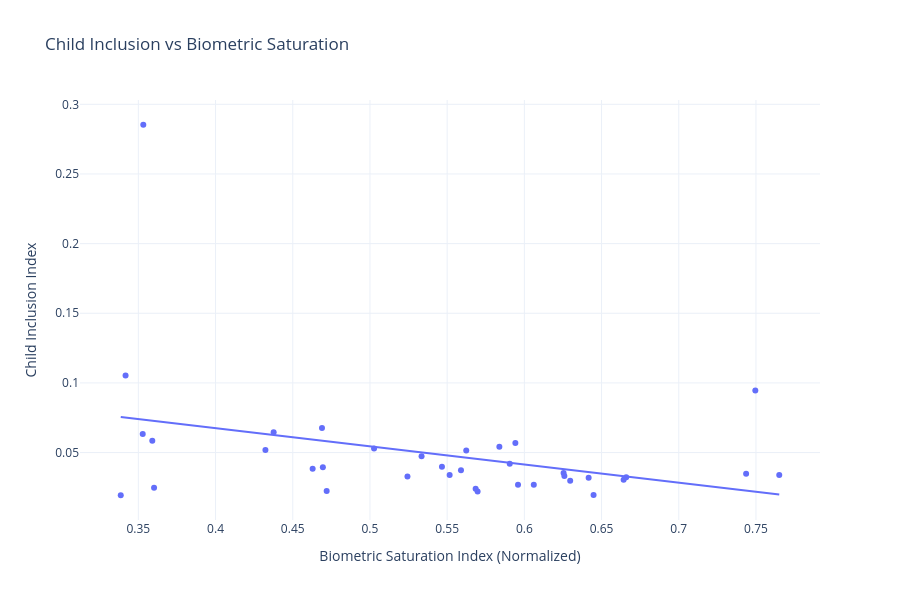

This figure's notebook cell:
### Code cell
fig = px.scatter(
    df,
    x='BSI_norm',
    y='CII',
    trendline='ols',
    hover_name='state',
    labels={
        'BSI_norm': 'Biometric Saturation Index (Normalized)',
        'CII': 'Child Inclusion Index'
    },
    title='Child Inclusion vs Biometric Saturation'
)

fig.update_layout(
    template='plotly_white',
    height=600
)

fig.show()

### Figure 1 — Plotly figure (JSON) as saved in the notebook; plotly's stock layout.template omitted (floating-point values rounded to 4 significant figures)
{"data": [{"hovertemplate": "<b>%{hovertext}</b><br><br>Biometric Saturation Index (Normalized)=%{x}<br>Child Inclusion Index=%{y}<extra></extra>", "hovertext": ["andaman nicobar islands", "andhra pradesh", "arunachal pradesh", "assam", "bihar", "chandigarh", "chhattisgarh", "dadra and nagar haveli and daman and diu", "delhi", "goa", "gujarat", "haryana", "himachal pradesh", "jammu kashmir", "jharkhand", "karnataka", "kerala", "ladakh", "lakshadweep", "madhya pradesh", "maharashtra", "manipur", "meghalaya", "mizoram", "nagaland", "odisha", "pondicherry", "punjab", "rajasthan", "sikkim", "tamil nadu", "telangana", "tripura", "uttar pradesh", "uttarakhand", "west bengal"], "legendgroup": "", "marker": {"color": "#636efa", "symbol": "circle"}, "mode": "markers", "name": "", "orientation": "v", "showlegend": false, "type": "scatter", "x": [0.6448, 0.472, 0.5466, 0.3417, 0.4376, 0.3386, 0.5685, 0.7436, 0.4629, 0.5697, 0.5838, 0.5589, 0.666, 0.5905, 0.5334, 0.5624, 0.6416, 0.4689, 0.7651, 0.5942, 0.6061, 0.3602, 0.3532, 0.5516, 0.7496, 0.6254, 0.6643, 0.6297, 0.5027, 0.4323, 0.6259, 0.4695, 0.5959, 0.359, 0.5243, 0.3528], "xaxis": "x", "y": [0.01948, 0.02235, 0.03983, 0.1054, 0.06458, 0.01935, 0.02397, 0.03473, 0.03831, 0.022, 0.05417, 0.03729, 0.0323, 0.04198, 0.04734, 0.05141, 0.03193, 0.0676, 0.03381, 0.05687, 0.0269, 0.02476, 0.2853, 0.03389, 0.0946, 0.03525, 0.03052, 0.02983, 0.05296, 0.0518, 0.03313, 0.03949, 0.02684, 0.05852, 0.03284, 0.06334], "yaxis": "y"}, {"hovertemplate": "<b>OLS trendline</b><br>CII = -0.130622 * BSI_norm + 0.119748<br>R<sup>2</sup>=0.117948<br><br>Biometric Saturation Index (Normalized)=%{x}<br>Child Inclusion Index=%{y} <b>(trend)</b><extra></extra>", "legendgroup": "", "marker": {"color": "#636efa", "symbol": "circle"}, "mode": "lines", "name": "", "showlegend": false, "type": "scatter", "x": [0.3386, 0.3417, 0.3528, 0.3532, 0.359, 0.3602, 0.4323, 0.4376, 0.4629, 0.4689, 0.4695, 0.472, 0.5027, 0.5243, 0.5334, 0.5466, 0.5516, 0.5589, 0.5624, 0.5685, 0.5697, 0.5838, 0.5905, 0.5942, 0.5959, 0.6061, 0.6254, 0.6259, 0.6297, 0.6416, 0.6448, 0.6643, 0.666, 0.7436, 0.7496, 0.7651], "xaxis": "x", "y": [0.07552, 0.07511, 0.07366, 0.07361, 0.07285, 0.0727, 0.06328, 0.06258, 0.05928, 0.0585, 0.05842, 0.0581, 0.05409, 0.05126, 0.05007, 0.04835, 0.0477, 0.04674, 0.04629, 0.0455, 0.04533, 0.04349, 0.04261, 0.04214, 0.04191, 0.04058, 0.03806, 0.03799, 0.0375, 0.03594, 0.03552, 0.03298, 0.03276, 0.02262, 0.02184, 0.01981], "yaxis": "y"}], "layout": {"height": 600, "legend": {"tracegroupgap": 0}, "title": {"text": "Child Inclusion vs Biometric Saturation"}, "xaxis": {"anchor": "y", "domain": [0, 1], "title": {"text": "Biometric Saturation Index (Normalized)"}}, "yaxis": {"anchor": "x", "domain": [0, 1], "title": {"text": "Child Inclusion Index"}}}}
